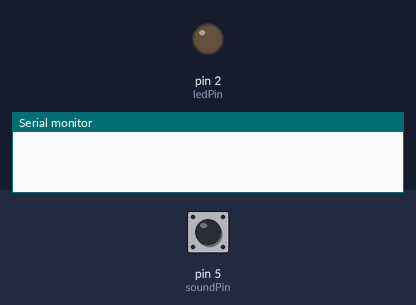
This sketch was run on a simulated Arduino Uno, built with avr-gcc and run on an emulated ATmega328P. Shown: output pins drawn as LEDs (lit = HIGH), the last lines printed to the serial monitor. Inputs (shaded band) come from the test bench; at power-on: pin 5 (soundPin) LOW.

Above: at 1.2 s.
1.3 s: pin 5 (soundPin) pulsed HIGH 2 times (0.12 s each, 0.3 s apart)
At 2.9 s:
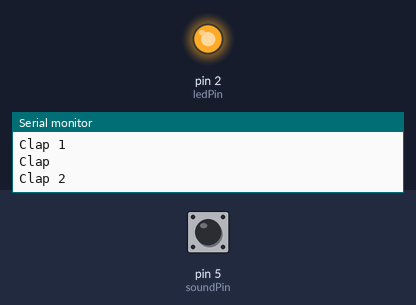
Timing chart, 0 to 4.4 s (numbered marks = the images above; inputs shaded):
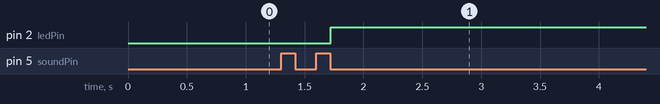

The sketch:

LAB12Checkpoint2.ino
```cpp
int soundPin = 5;                   //กำหนด Pin PD5 รับ sound
int ledPin = 2;                     //กำหนด Pin PD2 แสดง LED
unsigned int state;                 //สร้างตัวแปรเก็บค่าสถานะของหลอดไฟ
unsigned long previous_time = 0;    //สร้างตัวแปรเก็บข้อมูลเวลา
int num_clap = 0;                   //Function check clap
bool check_clap(){
  static unsigned long current_time;
  char sw;                         //สร้างตัวแปรเพื่อเก็บข้อมูลจากมอดูล sound
  sw = digitalRead(soundPin);     //อ่านค่าจาก output soundpin
  if(sw){           //ตรวจสอบว่ามีการปรบมือหรือไม่
    return false;   // ถ้า if เท่ากับ 1 แสดงว่าไม่มีการปรบมือให้ return false
  }
  else{             //ถ้า if เท่ากับ 0 แสดงว่ามีการปรบมือ
    current_time = millis();  //สร้างตัวแปรเก็บข้อมูลเวลาปัจจุบันในรูปแบบ millisec
    if((current_time - previous_time)>15){
    //ตรวจสอบว่า current_time มีระยะห่างจาก previous_time อยู่ 25ms หรือไม่
      previous_time = millis();
      //ระยะเวลาห่างกันเกิน 25ms ให้เก็บค่า current_time ใน previous_time เพื่อรอตรวจสอบการปรบมือครั้งถัดไป
      Serial.println("Clap");
      return true;
    }
    else{//ระยะเวลาห่างกันไม่เกิน 25ms
      previous_time = millis();
      //เก็บค่า current_time ใน previous_time เพื่อรอตรวจสอบการปรบมือครั้งถัดไป
      return false;
    }
  }
}

//bool state = false;
void setup(){
  pinMode(soundPin, INPUT);      //กำหนดรับค่าจาก port เพื่อตรวจสอบว่ามีการปรบมือหรือไม่
  pinMode(ledPin, OUTPUT);       //แสดง output ที่ได้
  state = 0;                    //เมื่อมีการปรบมือจะมีการ reset state เท่ากับ 0
  Serial.begin(9600);
}

unsigned long first_time_clap; //สร้างตัวแปรเก็บข้อมูลการปรบมือครั้งที่ 1
int val;
void loop(){
  if((millis() - first_time_clap) > 1000){
  //ตรวจสอบว่า first_time_clap มีระยะห่างจาก current_time อยู่ 1000ms หรือไม่
      num_clap = 0;
    }
  val = check_clap();                //ตรวจสอบว่ามีการปรบมือหรือไม่
  if(val == true){                   //ตรวจสอบแล้วพบว่ามีการปรบมือ
    if(!num_clap){
    //ตรวจสอบว่าเป็นการปรบมือครั้งที่ 1 หรือไม่ถ้าเป็นการปรบมือครั้งที่ 1 num_clap จะเท่ากับ 0 และมีการ return ค่าให้เท่ากับ 1
      first_time_clap = millis();    //เวลาที่เกิดการปรบมือครั้งที่ 1
      num_clap++;                   //จำนวนครั้งในการปรบมือเท่ากับ 1
      Serial.println("Clap 1");
      return;
    }
    if((millis() - first_time_clap) < 1000){
    //ตรวจสอบว่า first_time_clap มีระยะห่างจาก current_time อยู่ 1000ms หรือไม่
      Serial.println("Clap 2");
      num_clap++;                           //ตรวจสอบแล้วพบว่าเวลาห่างกัน 1000ms ให้เพิ่มการปรบมือเป็นเท่ากับ 2
    }else{                                  //ตรวจสอบแล้วพบว่าเวลาไม่ได้อยู่ห่างกัน 1000ms
      Serial.println("Clap 0");
      Serial.println(num_clap);
      num_clap = 0;                         //reset ค่าการปรบมือเท่ากับ 0
    }

    if(num_clap == 2){                     //ถ้านับจำนวนการปรบมือได้ 2 ครั้ง
      num_clap = 0;                        //reset เป็น 0
      state = !state;                      //หากปรบมือจะส่งผลให้หลอดไฟดับและติดสลับกัน
      digitalWrite(ledPin, state);
    }
  }
}
```

Measured:
- after the input at 1.3 s, pin 2 (ledPin): LOW → HIGH after 0.42 s
